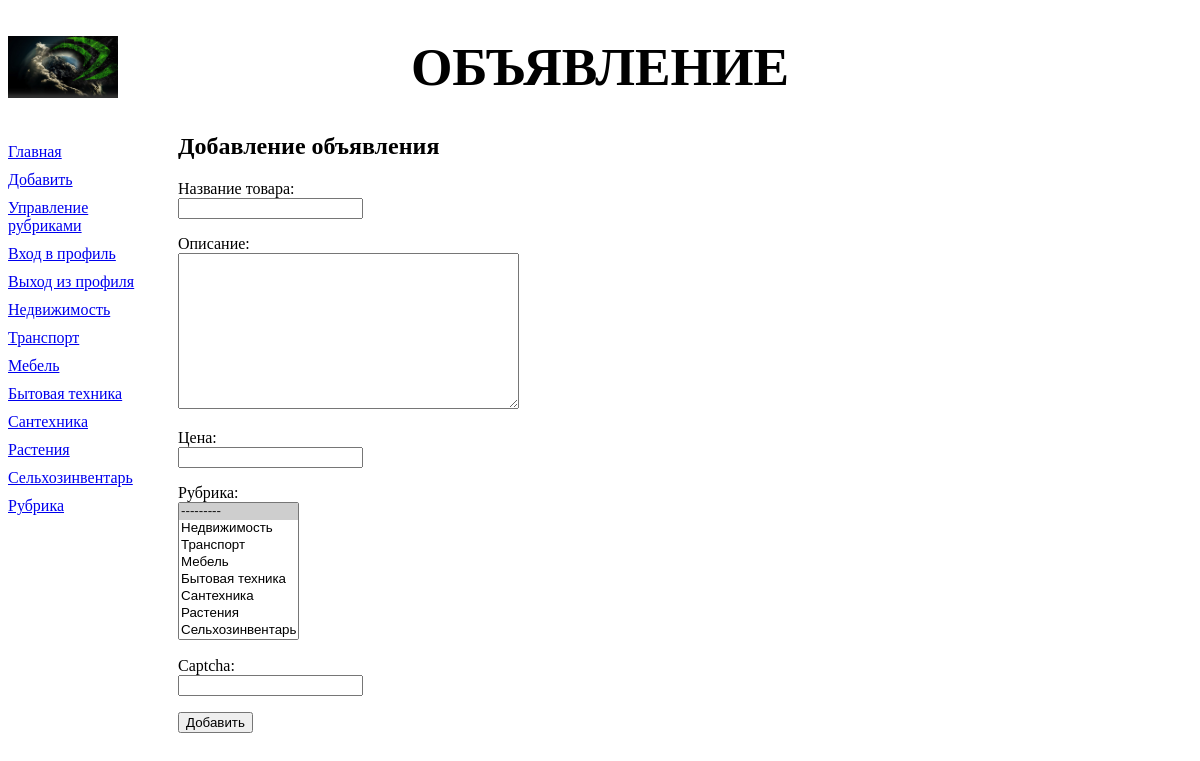
Screenshot of /bboard/add/ (signed in) with the database file from the repository.
### bboard/models.py (models this page shows)
class Rubric(models.Model):
    name = models.CharField(max_length=20, db_index=True, verbose_name='Название')
    order = models.SmallIntegerField(default=0, db_index=True)
    objects = RubricManager()
    def __str__(self):
        return self.name
    class Meta:
        verbose_name_plural = 'Рубрики'
        verbose_name = 'Рубрика'
        ordering = ['order', 'name']

### bboard/views.py (the view)
class BbCreateView(LoginRequiredMixin, CreateView):
    template_name = 'bboard/create.html'
    form_class = BbForm
    success_url = reverse_lazy('index')
    def get_context_data(self, **kwargs):
        context=super().get_context_data(**kwargs)
        context['rubrics'] = Rubric.objects.all()
        return context

### bboard/forms.py (shortened to what this page needs)
class BbForm(ModelForm):
    title = forms.CharField(label='Название товара')
    content = forms.CharField(label='Описание',
              widget=forms.widgets.Textarea())
    price = forms.DecimalField(label='Цена', decimal_places=2)
    rubric = forms.ModelChoiceField(queryset=Rubric.objects.all(),
             label='Рубрика', help_text='Не забудьте выбрать рубрику!',
             widget=forms.widgets.Select(attrs={'size': 8}))
    captcha = CaptchaField(label='Введите текст с картинки',
              error_messages={'invalid': 'Неправильный текст'})
    class Meta:
        model = Bb
        fields = ('title', 'content', 'price', 'rubric')

### bboard/models.py (called while the page is built)
    def get_queryset(self):
        return RubricQuerySet(self.model, using=self._db)

### bboard/templates/bboard/create.html (shortened to what this page needs)
{% extends "layout/basic.html" %}
{% block content %}
<h2>Добавление объявления</h2>
<form method="post">
	{% for field in form.visible_fields %}
		<p>{{ field.label_tag }}<br>{{ field }}<br>
		{{ fiels.halp_text }}</p>
	{% endfor %}
	<input type="submit" value="Добавить">
</form>
{% endblock %}

### bboard/templates/layout/basic.html (shortened to what this page needs)
{% load static %}
<!DOCTYPE html>
<html>
	<head>
		<link rel="stylesheet" type="text/css" href="{% static 'bboard/style.css' %}">
	</head>
	<body>
		<header>
			<h1>Объявление</h1>
		</header>
		<nav>
			<a href="{% url 'index' %}">Главная</a>
			<a href="{% url 'add' %}">Добавить</a>
			<a href="{% url 'rubrics' %}">Управление рубриками</a>
			<a href="{% url 'login' %}">Вход в профиль</a>
			<a href="{% url 'logout' %}">Выход из профиля</a>
			{% for rubric in rubrics %}
			<a href="{% url 'by_rubric' rubric.pk %}">{{ rubric.name }}</a>
			{% endfor %}
		</nav>
		<section>
		{% block content %}
		{% endblock %}
		</section>
	</body>
</html>

### bboard/static/bboard/style.css (style rules this page uses)
header h1 { font-size: 40pt; text-transform : uppercase; text-align: center; background: url("bg.jpg") left / auto 100% no-repeat; }
nav { font-size: : 16pt; width: 150px; float: left; }
nav a { display: block; margin: 10px 0px; }
section { margin-left: 170px; }

### rows the page displays
Rubric: name "Недвижимость"
Rubric: name "Транспорт"
Rubric: name "Мебель"
Rubric: name "Бытовая техника"
Rubric: name "Сантехника"
Rubric: name "Растения"
Rubric: name "Сельхозинвентарь"
Rubric: name "Рубрика"

### other values shown
{{ field.label_tag }} "Название товара:" "Описание:" "Цена:" "Рубрика:" "Captcha:"
